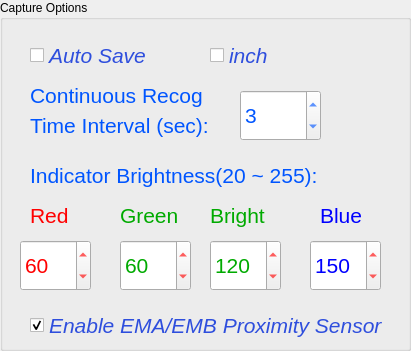
     <widget class="QGroupBox" name="groupBox_4">
      <property name="geometry">
       <rect>
        <x>860</x>
        <y>10</y>
        <width>411</width>
        <height>351</height>
       </rect>
      </property>
      <property name="title">
       <string>Capture Options </string>
      </property>
      <widget class="QCheckBox" name="checkBox_AutoSave">
       <property name="geometry">
        <rect>
         <x>30</x>
         <y>40</y>
         <width>141</width>
         <height>31</height>
        </rect>
       </property>
       <property name="palette">
        <palette>
         <active>
          <colorrole role="WindowText">
           <brush brushstyle="SolidPattern">
            <color alpha="255">
             <red>46</red>
             <green>78</green>
             <blue>221</blue>
            </color>
           </brush>
          </colorrole>
         </active>
         <inactive>
          <colorrole role="WindowText">
           <brush brushstyle="SolidPattern">
            <color alpha="255">
             <red>46</red>
             <green>78</green>
             <blue>221</blue>
            </color>
           </brush>
          </colorrole>
         </inactive>
         <disabled>
          <colorrole role="WindowText">
           <brush brushstyle="SolidPattern">
            <color alpha="255">
             <red>120</red>
             <green>120</green>
             <blue>120</blue>
            </color>
           </brush>
          </colorrole>
         </disabled>
        </palette>
       </property>
       <property name="font">
        <font>
         <family>Arial</family>
         <pointsize>16</pointsize>
         <italic>true</italic>
        </font>
       </property>
       <property name="text">
        <string>Auto Save</string>
       </property>
      </widget>
      <widget class="QCheckBox" name="checkBox_Inch">
       <property name="geometry">
        <rect>
         <x>210</x>
         <y>40</y>
         <width>71</width>
         <height>31</height>
        </rect>
       </property>
       <property name="palette">
        <palette>
         <active>
          <colorrole role="WindowText">
           <brush brushstyle="SolidPattern">
            <color alpha="255">
             <red>46</red>
             <green>78</green>
             <blue>221</blue>
            </color>
           </brush>
          </colorrole>
         </active>
         <inactive>
          <colorrole role="WindowText">
           <brush brushstyle="SolidPattern">
            <color alpha="255">
             <red>46</red>
             <green>78</green>
             <blue>221</blue>
            </color>
           </brush>
          </colorrole>
         </inactive>
         <disabled>
          <colorrole role="WindowText">
           <brush brushstyle="SolidPattern">
            <color alpha="255">
             <red>120</red>
             <green>120</green>
             <blue>120</blue>
            </color>
           </brush>
          </colorrole>
         </disabled>
        </palette>
       </property>
       <property name="font">
        <font>
         <family>Arial</family>
         <pointsize>16</pointsize>
         <italic>true</italic>
        </font>
       </property>
       <property name="text">
        <string>inch</string>
       </property>
      </widget>
      <widget class="QLabel" name="label_25">
       <property name="geometry">
        <rect>
         <x>30</x>
         <y>80</y>
         <width>201</width>
         <height>31</height>
        </rect>
       </property>
       <property name="palette">
        <palette>
         <active>
          <colorrole role="WindowText">
           <brush brushstyle="SolidPattern">
            <color alpha="255">
             <red>0</red>
             <green>85</green>
             <blue>255</blue>
            </color>
           </brush>
          </colorrole>
         </active>
         <inactive>
          <colorrole role="WindowText">
           <brush brushstyle="SolidPattern">
            <color alpha="255">
             <red>0</red>
             <green>85</green>
             <blue>255</blue>
            </color>
           </brush>
          </colorrole>
         </inactive>
         <disabled>
          <colorrole role="WindowText">
           <brush brushstyle="SolidPattern">
            <color alpha="255">
             <red>120</red>
             <green>120</green>
             <blue>120</blue>
            </color>
           </brush>
          </colorrole>
         </disabled>
        </palette>
       </property>
       <property name="font">
        <font>
         <family>Arial</family>
         <pointsize>16</pointsize>
        </font>
       </property>
       <property name="text">
        <string>Continuous Recog</string>
       </property>
      </widget>
      <widget class="QLabel" name="label_26">
       <property name="geometry">
        <rect>
         <x>30</x>
         <y>110</y>
         <width>191</width>
         <height>31</height>
        </rect>
       </property>
       <property name="palette">
        <palette>
         <active>
          <colorrole role="WindowText">
           <brush brushstyle="SolidPattern">
            <color alpha="255">
             <red>0</red>
             <green>85</green>
             <blue>255</blue>
            </color>
           </brush>
          </colorrole>
         </active>
         <inactive>
          <colorrole role="WindowText">
           <brush brushstyle="SolidPattern">
            <color alpha="255">
             <red>0</red>
             <green>85</green>
             <blue>255</blue>
            </color>
           </brush>
          </colorrole>
         </inactive>
         <disabled>
          <colorrole role="WindowText">
           <brush brushstyle="SolidPattern">
            <color alpha="255">
             <red>120</red>
             <green>120</green>
             <blue>120</blue>
            </color>
           </brush>
          </colorrole>
         </disabled>
        </palette>
       </property>
       <property name="font">
        <font>
         <family>Arial</family>
         <pointsize>16</pointsize>
        </font>
       </property>
       <property name="text">
        <string>Time Interval (sec):</string>
       </property>
      </widget>
      <widget class="QSpinBox" name="spinBox_Interval">
       <property name="geometry">
        <rect>
         <x>240</x>
         <y>90</y>
         <width>81</width>
         <height>51</height>
        </rect>
       </property>
       <property name="palette">
        <palette>
         <active>
          <colorrole role="WindowText">
           <brush brushstyle="SolidPattern">
            <color alpha="255">
             <red>0</red>
             <green>85</green>
             <blue>255</blue>
            </color>
           </brush>
          </colorrole>
          <colorrole role="Text">
           <brush brushstyle="SolidPattern">
            <color alpha="255">
             <red>0</red>
             <green>85</green>
             <blue>255</blue>
            </color>
           </brush>
          </colorrole>
         </active>
         <inactive>
          <colorrole role="WindowText">
           <brush brushstyle="SolidPattern">
            <color alpha="255">
             <red>0</red>
             <green>85</green>
             <blue>255</blue>
            </color>
           </brush>
          </colorrole>
          <colorrole role="Text">
           <brush brushstyle="SolidPattern">
            <color alpha="255">
             <red>0</red>
             <green>85</green>
             <blue>255</blue>
            </color>
           </brush>
          </colorrole>
         </inactive>
         <disabled>
          <colorrole role="WindowText">
           <brush brushstyle="SolidPattern">
            <color alpha="255">
             <red>120</red>
             <green>120</green>
             <blue>120</blue>
            </color>
           </brush>
          </colorrole>
          <colorrole role="Text">
           <brush brushstyle="SolidPattern">
            <color alpha="255">
             <red>120</red>
             <green>120</green>
             <blue>120</blue>
            </color>
           </brush>
          </colorrole>
         </disabled>
        </palette>
       </property>
       <property name="font">
        <font>
         <family>Arial</family>
         <pointsize>16</pointsize>
        </font>
       </property>
       <property name="minimum">
        <number>1</number>
       </property>
       <property name="maximum">
        <number>20</number>
       </property>
       <property name="singleStep">
        <number>1</number>
       </property>
       <property name="value">
        <number>3</number>
       </property>
      </widget>
      <widget class="QLabel" name="label_28">
       <property name="geometry">
        <rect>
         <x>210</x>
         <y>200</y>
         <width>71</width>
         <height>31</height>
        </rect>
       </property>
       <property name="palette">
        <palette>
         <active>
          <colorrole role="WindowText">
           <brush brushstyle="SolidPattern">
            <color alpha="255">
             <red>0</red>
             <green>170</green>
             <blue>0</blue>
            </color>
           </brush>
          </colorrole>
         </active>
         <inactive>
          <colorrole role="WindowText">
           <brush brushstyle="SolidPattern">
            <color alpha="255">
             <red>0</red>
             <green>170</green>
             <blue>0</blue>
            </color>
           </brush>
          </colorrole>
         </inactive>
         <disabled>
          <colorrole role="WindowText">
           <brush brushstyle="SolidPattern">
            <color alpha="255">
             <red>120</red>
             <green>120</green>
             <blue>120</blue>
            </color>
           </brush>
          </colorrole>
         </disabled>
        </palette>
       </property>
       <property name="font">
        <font>
         <family>Arial</family>
         <pointsize>16</pointsize>
        </font>
       </property>
       <property name="text">
        <string>Bright</string>
       </property>
      </widget>
      <widget class="QLabel" name="label_29">
       <property name="geometry">
        <rect>
         <x>320</x>
         <y>200</y>
         <width>51</width>
         <height>31</height>
        </rect>
       </property>
       <property name="palette">
        <palette>
         <active>
          <colorrole role="WindowText">
           <brush brushstyle="SolidPattern">
            <color alpha="255">
             <red>0</red>
             <green>0</green>
             <blue>255</blue>
            </color>
           </brush>
          </colorrole>
         </active>
         <inactive>
          <colorrole role="WindowText">
           <brush brushstyle="SolidPattern">
            <color alpha="255">
             <red>0</red>
             <green>0</green>
             <blue>255</blue>
            </color>
           </brush>
          </colorrole>
         </inactive>
         <disabled>
          <colorrole role="WindowText">
           <brush brushstyle="SolidPattern">
            <color alpha="255">
             <red>120</red>
             <green>120</green>
             <blue>120</blue>
            </color>
           </brush>
          </colorrole>
         </disabled>
        </palette>
       </property>
       <property name="font">
        <font>
         <family>Arial</family>
         <pointsize>16</pointsize>
        </font>
       </property>
       <property name="text">
        <string>Blue</string>
       </property>
      </widget>
      <widget class="QSpinBox" name="spinBox_Red">
       <property name="geometry">
        <rect>
         <x>20</x>
         <y>240</y>
         <width>71</width>
         <height>51</height>
        </rect>
       </property>
       <property name="palette">
        <palette>
         <active>
          <colorrole role="WindowText">
           <brush brushstyle="SolidPattern">
            <color alpha="255">
             <red>255</red>
             <green>0</green>
             <blue>0</blue>
            </color>
           </brush>
          </colorrole>
          <colorrole role="Text">
           <brush brushstyle="SolidPattern">
            <color alpha="255">
             <red>255</red>
             <green>0</green>
             <blue>0</blue>
            </color>
           </brush>
          </colorrole>
         </active>
         <inactive>
          <colorrole role="WindowText">
           <brush brushstyle="SolidPattern">
            <color alpha="255">
             <red>255</red>
             <green>0</green>
             <blue>0</blue>
            </color>
           </brush>
          </colorrole>
          <colorrole role="Text">
           <brush brushstyle="SolidPattern">
            <color alpha="255">
             <red>255</red>
             <green>0</green>
             <blue>0</blue>
            </color>
           </brush>
          </colorrole>
         </inactive>
         <disabled>
          <colorrole role="WindowText">
           <brush brushstyle="SolidPattern">
            <color alpha="255">
             <red>120</red>
             <green>120</green>
             <blue>120</blue>
            </color>
           </brush>
          </colorrole>
          <colorrole role="Text">
           <brush brushstyle="SolidPattern">
            <color alpha="255">
             <red>120</red>
             <green>120</green>
             <blue>120</blue>
            </color>
           </brush>
          </colorrole>
         </disabled>
        </palette>
       </property>
       <property name="font">
        <font>
         <family>Arial</family>
         <pointsize>16</pointsize>
        </font>
       </property>
       <property name="minimum">
        <number>20</number>
       </property>
       <property name="maximum">
        <number>255</number>
       </property>
       <property name="singleStep">
        <number>5</number>
       </property>
       <property name="value">
        <number>60</number>
       </property>
      </widget>
      <widget class="QLabel" name="label_30">
       <property name="geometry">
        <rect>
         <x>120</x>
         <y>200</y>
         <width>61</width>
         <height>31</height>
        </rect>
       </property>
       <property name="palette">
        <palette>
         <active>
          <colorrole role="WindowText">
           <brush brushstyle="SolidPattern">
            <color alpha="255">
             <red>0</red>
             <green>170</green>
             <blue>0</blue>
            </color>
           </brush>
          </colorrole>
         </active>
         <inactive>
          <colorrole role="WindowText">
           <brush brushstyle="SolidPattern">
            <color alpha="255">
             <red>0</red>
             <green>170</green>
             <blue>0</blue>
            </color>
           </brush>
          </colorrole>
         </inactive>
         <disabled>
          <colorrole role="WindowText">
           <brush brushstyle="SolidPattern">
            <color alpha="255">
             <red>120</red>
             <green>120</green>
             <blue>120</blue>
            </color>
           </brush>
          </colorrole>
         </disabled>
        </palette>
       </property>
       <property name="font">
        <font>
         <family>Arial</family>
         <pointsize>16</pointsize>
        </font>
       </property>
       <property name="text">
        <string>Green</string>
       </property>
      </widget>
      <widget class="QSpinBox" name="spinBox_BrightGreen">
       <property name="geometry">
        <rect>
         <x>210</x>
         <y>240</y>
         <width>71</width>
         <height>51</height>
        </rect>
       </property>
       <property name="palette">
        <palette>
         <active>
          <colorrole role="WindowText">
           <brush brushstyle="SolidPattern">
            <color alpha="255">
             <red>255</red>
             <green>0</green>
             <blue>0</blue>
            </color>
           </brush>
          </colorrole>
          <colorrole role="Text">
           <brush brushstyle="SolidPattern">
            <color alpha="255">
             <red>0</red>
             <green>170</green>
             <blue>0</blue>
            </color>
           </brush>
          </colorrole>
         </active>
         <inactive>
          <colorrole role="WindowText">
           <brush brushstyle="SolidPattern">
            <color alpha="255">
             <red>255</red>
             <green>0</green>
             <blue>0</blue>
            </color>
           </brush>
          </colorrole>
          <colorrole role="Text">
           <brush brushstyle="SolidPattern">
            <color alpha="255">
             <red>0</red>
             <green>170</green>
             <blue>0</blue>
            </color>
           </brush>
          </colorrole>
         </inactive>
         <disabled>
          <colorrole role="WindowText">
           <brush brushstyle="SolidPattern">
            <color alpha="255">
             <red>120</red>
             <green>120</green>
             <blue>120</blue>
            </color>
           </brush>
          </colorrole>
          <colorrole role="Text">
           <brush brushstyle="SolidPattern">
            <color alpha="255">
             <red>120</red>
             <green>120</green>
             <blue>120</blue>
            </color>
           </brush>
          </colorrole>
         </disabled>
        </palette>
       </property>
       <property name="font">
        <font>
         <family>Arial</family>
         <pointsize>16</pointsize>
        </font>
       </property>
       <property name="minimum">
        <number>20</number>
       </property>
       <property name="maximum">
        <number>255</number>
       </property>
       <property name="singleStep">
        <number>5</number>
       </property>
       <property name="value">
        <number>120</number>
       </property>
      </widget>
      <widget class="QSpinBox" name="spinBox_Green">
       <property name="geometry">
        <rect>
         <x>120</x>
         <y>240</y>
         <width>71</width>
         <height>51</height>
        </rect>
       </property>
       <property name="palette">
        <palette>
         <active>
          <colorrole role="WindowText">
           <brush brushstyle="SolidPattern">
            <color alpha="255">
             <red>255</red>
             <green>0</green>
             <blue>0</blue>
            </color>
           </brush>
          </colorrole>
          <colorrole role="Text">
           <brush brushstyle="SolidPattern">
            <color alpha="255">
             <red>0</red>
             <green>170</green>
             <blue>0</blue>
            </color>
           </brush>
          </colorrole>
         </active>
         <inactive>
          <colorrole role="WindowText">
           <brush brushstyle="SolidPattern">
            <color alpha="255">
             <red>255</red>
             <green>0</green>
             <blue>0</blue>
            </color>
           </brush>
          </colorrole>
          <colorrole role="Text">
           <brush brushstyle="SolidPattern">
            <color alpha="255">
             <red>0</red>
             <green>170</green>
             <blue>0</blue>
            </color>
           </brush>
          </colorrole>
         </inactive>
         <disabled>
          <colorrole role="WindowText">
           <brush brushstyle="SolidPattern">
            <color alpha="255">
             <red>120</red>
             <green>120</green>
             <blue>120</blue>
            </color>
           </brush>
          </colorrole>
          <colorrole role="Text">
           <brush brushstyle="SolidPattern">
            <color alpha="255">
             <red>120</red>
             <green>120</green>
             <blue>120</blue>
            </color>
           </brush>
          </colorrole>
         </disabled>
        </palette>
       </property>
       <property name="font">
        <font>
         <family>Arial</family>
         <pointsize>16</pointsize>
        </font>
       </property>
       <property name="minimum">
        <number>20</number>
       </property>
       <property name="maximum">
        <number>255</number>
       </property>
       <property name="singleStep">
        <number>5</number>
       </property>
       <property name="value">
        <number>60</number>
       </property>
      </widget>
      <widget class="QSpinBox" name="spinBox_Blue">
       <property name="geometry">
        <rect>
         <x>310</x>
         <y>240</y>
         <width>71</width>
         <height>51</height>
        </rect>
       </property>
       <property name="palette">
        <palette>
         <active>
          <colorrole role="WindowText">
           <brush brushstyle="SolidPattern">
            <color alpha="255">
             <red>255</red>
             <green>0</green>
             <blue>0</blue>
            </color>
           </brush>
          </colorrole>
          <colorrole role="Text">
           <brush brushstyle="SolidPattern">
            <color alpha="255">
             <red>0</red>
             <green>0</green>
             <blue>255</blue>
            </color>
           </brush>
          </colorrole>
         </active>
         <inactive>
          <colorrole role="WindowText">
           <brush brushstyle="SolidPattern">
            <color alpha="255">
             <red>255</red>
             <green>0</green>
             <blue>0</blue>
            </color>
           </brush>
          </colorrole>
          <colorrole role="Text">
           <brush brushstyle="SolidPattern">
            <color alpha="255">
             <red>0</red>
             <green>0</green>
             <blue>255</blue>
            </color>
           </brush>
          </colorrole>
         </inactive>
         <disabled>
          <colorrole role="WindowText">
           <brush brushstyle="SolidPattern">
            <color alpha="255">
             <red>120</red>
             <green>120</green>
             <blue>120</blue>
            </color>
           </brush>
          </colorrole>
          <colorrole role="Text">
           <brush brushstyle="SolidPattern">
            <color alpha="255">
             <red>120</red>
             <green>120</green>
             <blue>120</blue>
            </color>
           </brush>
          </colorrole>
         </disabled>
        </palette>
       </property>
       <property name="font">
        <font>
         <family>Arial</family>
         <pointsize>16</pointsize>
        </font>
       </property>
       <property name="minimum">
        <number>20</number>
       </property>
       <property name="maximum">
        <number>255</number>
       </property>
       <property name="singleStep">
        <number>5</number>
       </property>
       <property name="value">
        <number>150</number>
       </property>
      </widget>
      <widget class="QLabel" name="label_31">
       <property name="geometry">
        <rect>
         <x>30</x>
         <y>200</y>
         <width>41</width>
         <height>31</height>
        </rect>
       </property>
       <property name="palette">
        <palette>
         <active>
          <colorrole role="WindowText">
           <brush brushstyle="SolidPattern">
            <color alpha="255">
             <red>255</red>
             <green>0</green>
             <blue>0</blue>
            </color>
           </brush>
          </colorrole>
         </active>
         <inactive>
          <colorrole role="WindowText">
           <brush brushstyle="SolidPattern">
            <color alpha="255">
             <red>255</red>
             <green>0</green>
             <blue>0</blue>
            </color>
           </brush>
          </colorrole>
         </inactive>
         <disabled>
          <colorrole role="WindowText">
           <brush brushstyle="SolidPattern">
            <color alpha="255">
             <red>120</red>
             <green>120</green>
             <blue>120</blue>
            </color>
           </brush>
          </colorrole>
         </disabled>
        </palette>
       </property>
       <property name="font">
        <font>
         <family>Arial</family>
         <pointsize>16</pointsize>
        </font>
       </property>
       <property name="text">
        <string>Red</string>
       </property>
      </widget>
      <widget class="QLabel" name="label_32">
       <property name="geometry">
        <rect>
         <x>30</x>
         <y>160</y>
         <width>301</width>
         <height>31</height>
        </rect>
       </property>
       <property name="palette">
        <palette>
         <active>
          <colorrole role="WindowText">
           <brush brushstyle="SolidPattern">
            <color alpha="255">
             <red>0</red>
             <green>85</green>
             <blue>255</blue>
            </color>
           </brush>
          </colorrole>
         </active>
         <inactive>
          <colorrole role="WindowText">
           <brush brushstyle="SolidPattern">
            <color alpha="255">
             <red>0</red>
             <green>85</green>
             <blue>255</blue>
            </color>
           </brush>
          </colorrole>
         </inactive>
         <disabled>
          <colorrole role="WindowText">
           <brush brushstyle="SolidPattern">
            <color alpha="255">
             <red>120</red>
             <green>120</green>
             <blue>120</blue>
            </color>
           </brush>
          </colorrole>
         </disabled>
        </palette>
       </property>
       <property name="font">
        <font>
         <family>Arial</family>
         <pointsize>16</pointsize>
        </font>
       </property>
       <property name="text">
        <string>Indicator Brightness(20 ~ 255):</string>
       </property>
      </widget>
      <widget class="QCheckBox" name="checkBox_UsePSD">
       <property name="geometry">
        <rect>
         <x>30</x>
         <y>310</y>
         <width>361</width>
         <height>31</height>
        </rect>
       </property>
       <property name="palette">
        <palette>
         <active>
          <colorrole role="WindowText">
           <brush brushstyle="SolidPattern">
            <color alpha="255">
             <red>46</red>
             <green>78</green>
             <blue>221</blue>
            </color>
           </brush>
          </colorrole>
         </active>
         <inactive>
          <colorrole role="WindowText">
           <brush brushstyle="SolidPattern">
            <color alpha="255">
             <red>46</red>
             <green>78</green>
             <blue>221</blue>
            </color>
           </brush>
          </colorrole>
         </inactive>
         <disabled>
          <colorrole role="WindowText">
           <brush brushstyle="SolidPattern">
            <color alpha="255">
             <red>120</red>
             <green>120</green>
             <blue>120</blue>
            </color>
           </brush>
          </colorrole>
         </disabled>
        </palette>
       </property>
       <property name="font">
        <font>
         <family>Arial</family>
         <pointsize>16</pointsize>
         <italic>true</italic>
        </font>
       </property>
       <property name="text">
        <string>Enable EMA/EMB Proximity Sensor</string>
       </property>
       <property name="checked">
        <bool>true</bool>
       </property>
      </widget>
     </widget>
